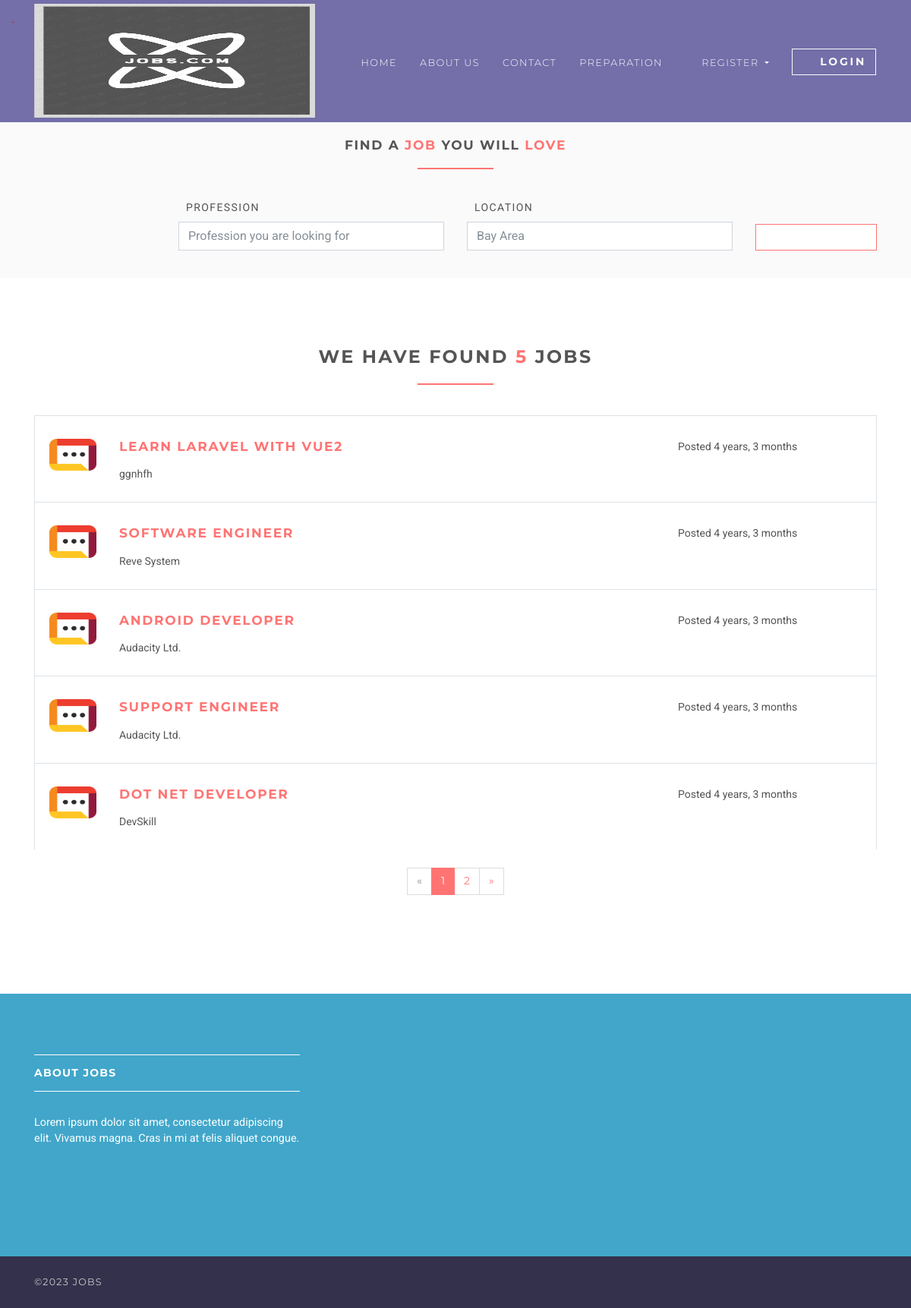
Page /jobs on the committed database.
### jobsapp/models.py (models this page shows, shortened)
class Job(models.Model):
    user = models.ForeignKey(User, on_delete=models.CASCADE)
    title = models.CharField(max_length=300)
    description = models.TextField()
    type = models.CharField(choices=JOB_TYPE, max_length=10)
    category = models.CharField(max_length=100)
    last_date = models.DateTimeField()
    company_name = models.CharField(max_length=100)
    company_description = models.CharField(max_length=300)
    website = models.CharField(max_length=100, default="")
    created_at = models.DateTimeField(default=timezone.now)
    filled = models.BooleanField(default=False)

### jobsapp/views/home.py (the view)
# urls.py: path('jobs', JobListView.as_view(), name='jobs'),
class JobListView(ListView):
    model = Job
    template_name = 'jobs/jobs.html'
    context_object_name = 'jobs'
    paginate_by = 5

### templates/jobs/jobs.html (shortened to what this page needs)
{% extends 'base.html' %}
{% load static %}
{% block content %}
    <section class="job-form-section job-form-section--compressed">
        <div class="container">
            <h4 class="heading">Find a <span class="accent">job </span> you will <span class="accent">love</span></h4>
            <form id="job-main-form" method="get" action="#" class="job-main-form">
                <div class="controls">
                    <div class="row align-items-end">
                        <div class="col-sm-1 col-lg-2"></div>
                        <div class="col-sm-5 col-lg-4 form-group">
                            <label for="profession">Profession</label>
                            <input type="text" id="profession" name="profession"
                                   placeholder="Profession you are looking for" class="form-control">
                        </div>
                        <div class="col-sm-5 col-lg-4 form-group">
                            <label for="location">Location</label>
                            <input type="text" id="location" name="location" placeholder="Any particular location?"
                                   value="Bay Area" class="form-control">
                        </div>
                        <div class="col-sm-1 col-lg-2 form-group">
                            <button type="submit" name="name"
                                    class="btn btn-outline-white-primary job-main-form__button">
                                <i class="fa fa-search"></i>
                            </button>
                        </div>
                    </div>
                </div>
            </form>
        </div>
    </section>
    <section>
        <div class="container">
            <h3 class="heading">We have found <span class="accent">{{ jobs.count }}</span> jobs</h3>
            {% for job in jobs %}
                <div class="job-listing  ">
                    <div class="row">
                        <div class="col-md-12 col-lg-6">
                            <div class="row">
                                <div class="col-2">
                                    <img src="{% static 'img/company-1.png' %}"
                                         alt="Ipsioou " class="img-fluid">
                                </div>
                                <div class="col-10">
                                    <h4 class="job__title"><a
                                            href="{% url 'jobs:jobs-detail' job.id %}">{{ job.title }}</a></h4>
                                    <p class="job__company">
                                        {{ job.company_name }}
                                    </p>
                                </div>
                            </div>
                        </div>
                        <div class="col-10 col-md-3 col-lg-2 ml-auto"><i class="fa fa-map-marker job__location"></i>
                        </div>
                        <div class="col-10 col-md-3 col-lg-3 ml-auto">
                            <p>Posted {{ job.created_at|timesince }}</p>
                        </div>
                    </div>
                </div>
            {% endfor %}
            {% if is_paginated %}
                <div class="row">
                    <div class="col-md-12">
                        <nav aria-label="Page navigation example" class="d-flex justify-content-center mt-4 mb-4">
                            <ul class="pagination">
                                {% if page_obj.has_previous %}
                                    <li class="page-item">
                                        <a href="?page={{ page_obj.previous_page_number }}"
                                           class="page-link">&laquo;</a>
                                    </li>
                                {% else %}
                                    <li class="page-item disabled">
                                        <a class="page-link">&laquo;</a>
                                    </li>
                                {% endif %}
                                {% for i in page_obj.paginator.page_range %}
                                    {% if page_obj.number == i %}
                                        <li class="page-item active">
                                            <a class="page-link">{{ i }}</a>
                                        </li>
                                    {% else %}
                                        <li class="page-item">
                                            <a href="?page={{ i }}" class="page-link">{{ i }}</a>
                                        </li>
                                    {% endif %}
                                {% endfor %}
                                {% if page_obj.has_next %}
                                    <li class="page-item">
                                        <a href="?page={{ page_obj.next_page_number }}" class="page-link">&raquo;</a>
                                    </li>
                                {% else %}
                                    <li class="page-item disabled">
                                        <a class="page-link">&raquo;</a>
                                    </li>
                                {% endif %}
                            </ul>
                        </nav>
                    </div>
                </div>
            {% endif %}
        </div>
    </section>
{% endblock %}

### templates/base.html (shortened to what this page needs)
{% load static %}
<!DOCTYPE html>
<html>
<head>
    <link rel="stylesheet"
          href="{% static 'vendor/bootstrap/css/bootstrap.min.css' %}">
    <link rel="stylesheet"
          href="{% static 'vendor/font-awesome/css/font-awesome.min.css' %}">
    <link rel="stylesheet"
          href="{% static 'vendor/owl.carousel/assets/owl.carousel.css' %}">
    <link rel="stylesheet"
          href="{% static 'vendor/owl.carousel/assets/owl.theme.default.css' %}">
    <link rel="stylesheet" href="{% static 'css/style.default.css' %}"
          id="theme-stylesheet">
    <link rel="stylesheet" href="{% static 'css/custom.css' %}">
</head>
<body>
<header class="header">
    <nav class="navbar navbar-expand-lg pl-0">
        <div class="container-fluid ps-0">
            <a href="/" class="navbar-brand">
                <img src="{% static 'img/logo.png' %}" style="width:400px; height:150px;"  alt="logo" class="d-none d-lg-block">
            </a>
            <div id="navbarSupportedContent" class="collapse navbar-collapse">
                <ul class="navbar-nav ml-auto">
                    <li class="nav-item">
                        <a href="/" class="nav-link">Home <span class="sr-only">(current)</span></a>
                    </li>
                    <li class="nav-item">
                        <a href="about" class="nav-link">About Us</a>
                    </li>
                    <li clas s="nav-item">
                        <a href="contact" class="nav-link">Contact</a>
                    </li>
                    <li clas s="nav-item">
                        <a href="Preparation" class="nav-link">Preparation</a>
                    </li>
                    {% if request.user.is_authenticated and request.user.role == 'employer' %}
                        <li class="nav-item dropdown">
                            <a id="clientZone" href="#" data-toggle="dropdown"
                               aria-haspopup="true" aria-expanded="false"
                               class="nav-link dropdown-toggle has-img mb-3 mb-lg-0 mt-3 mt-lg-0">
                                <div class="client-menu-image">
                                    <div class="inner">
                                        <img src="{% static 'img/company-1.png' %}"
                                             alt="company image"
                                             class="img-fluid">
                                    </div>
                                </div>
                                {% if request.user.role == 'employee' %}
                                    {{ request.user.first_name }} {{ request.user.last_name }}
                                {% else %}
                                    {{ request.user.first_name }}
                                {% endif %}
                            </a>
                            <div aria-labelledby="clientZone" class="dropdown-menu">
                                <a href="{% url 'jobs:employer-dashboard' %}" class="dropdown-item">Dashboard</a>
                                <a href="{% url 'jobs:employer-all-applicants' %}" class="dropdown-item">Applicants </a>
                                <a href="{% url 'jobs:employer-jobs-create' %}" class="dropdown-item">Post a new
                                    job </a>
                                <a href="{% url 'accounts:logout' %}" class="dropdown-item">Logout</a>
                            </div>
                        </li>
                    {% else %}
                        <li class="nav-item dropdown">
                            <a id="pages" href="#" data-toggle="dropdown" aria-haspopup="true" aria-expanded="false"
                               class="nav-link dropdown-toggle"><i class="fa fa-signing"></i>Register
                            </a>
                        </li>
                        <li class="nav-item" style="color: #fff">
                            <a href="{% url 'accounts:login' %}" class="btn navbar-btn btn-outline-light mb-5 mb-lg-0">
                                <i class="fa fa-sign-in"></i>Login
                            </a>
                        </li>
                    {% endif %}
                </ul>
            </div>
        </div>
    </nav>
</header>
<div>
    {% block content %} {% endblock %}
</div>
<footer class="footer">
    <div class="footer__block">
        <div class="container">
            <div class="row">
                <div class="col-lg-4 col-md-12 mb-5">
                    <h4 class="h5">About Jobs</h4>
                    <p> Lorem ipsum dolor sit amet, consectetur adipiscing elit. Vivamus magna. Cras in mi at felis
                        aliquet congue. </p>
                </div>
            </div>
        </div>
    </div>
    <div class="footer__copyright">
        <div class="container">
            <div class="row">
                <div class="col-md-6 text-md-left text-center">
                    <p>&copy;2023 Jobs</p>
                </div>
            </div>
        </div>
    </div>
</footer>
</body>
</html>

### rows in the picture
Job: title "LEARN LARAVEL WITH VUE2", company_name "ggnhfh", created_at "4 years, 3 months"
Job: title "SOFTWARE ENGINEER", company_name "Reve System", created_at "4 years, 3 months"
Job: title "ANDROID DEVELOPER", company_name "Audacity Ltd.", created_at "4 years, 3 months"
Job: title "SUPPORT ENGINEER", company_name "Audacity Ltd.", created_at "4 years, 3 months"
Job: title "DOT NET DEVELOPER", company_name "DevSkill", created_at "4 years, 3 months"

### other values in the picture
{{ jobs.count }} "5"
{{ i }} "1"
{{ i }} "2"
